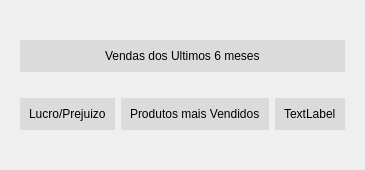
            <widget class="QWidget" name="telarelatorios">
             <property name="styleSheet">
              <string notr="true"/>
             </property>
             <layout class="QVBoxLayout" name="verticalLayout_7">
              <item>
               <widget class="QWidget" name="widget_3" native="true">
                <layout class="QGridLayout" name="gridLayout_2">
                 <item row="4" column="1">
                  <spacer name="verticalSpacer_10">
                   <property name="orientation">
                    <enum>Qt::Orientation::Vertical</enum>
                   </property>
                   <property name="sizeType">
                    <enum>QSizePolicy::Policy::Minimum</enum>
                   </property>
                   <property name="sizeHint" stdset="0">
                    <size>
                     <width>20</width>
                     <height>20</height>
                    </size>
                   </property>
                  </spacer>
                 </item>
                 <item row="0" column="1">
                  <spacer name="verticalSpacer_9">
                   <property name="orientation">
                    <enum>Qt::Orientation::Vertical</enum>
                   </property>
                   <property name="sizeType">
                    <enum>QSizePolicy::Policy::Minimum</enum>
                   </property>
                   <property name="sizeHint" stdset="0">
                    <size>
                     <width>20</width>
                     <height>20</height>
                    </size>
                   </property>
                  </spacer>
                 </item>
                 <item row="3" column="1">
                  <widget class="QFrame" name="layout_relatorios_3">
                   <property name="maximumSize">
                    <size>
                     <width>300</width>
                     <height>300</height>
                    </size>
                   </property>
                   <property name="styleSheet">
                    <string notr="true">background-color: rgb(219, 219, 219);
border-radius: 20px;</string>
                   </property>
                   <property name="frameShape">
                    <enum>QFrame::Shape::StyledPanel</enum>
                   </property>
                   <property name="frameShadow">
                    <enum>QFrame::Shadow::Raised</enum>
                   </property>
                   <layout class="QVBoxLayout" name="verticalLayout_31">
                    <item alignment="Qt::AlignmentFlag::AlignHCenter|Qt::AlignmentFlag::AlignTop">
                     <widget class="QLabel" name="txt_produtos_mais_vendidos">
                      <property name="text">
                       <string>Produtos mais Vendidos</string>
                      </property>
                     </widget>
                    </item>
                   </layout>
                  </widget>
                 </item>
                 <item row="1" column="0" colspan="3">
                  <widget class="QFrame" name="layout_relatorios_1">
                   <property name="styleSheet">
                    <string notr="true">background-color: rgb(219, 219, 219);
border-radius: 20px;</string>
                   </property>
                   <property name="frameShape">
                    <enum>QFrame::Shape::StyledPanel</enum>
                   </property>
                   <property name="frameShadow">
                    <enum>QFrame::Shadow::Raised</enum>
                   </property>
                   <layout class="QVBoxLayout" name="verticalLayout_29">
                    <item alignment="Qt::AlignmentFlag::AlignHCenter|Qt::AlignmentFlag::AlignTop">
                     <widget class="QLabel" name="txt_vendas_ultimos_6_meses">
                      <property name="text">
                       <string>Vendas dos Ultimos 6 meses</string>
                      </property>
                     </widget>
                    </item>
                   </layout>
                  </widget>
                 </item>
                 <item row="3" column="0">
                  <widget class="QFrame" name="layout_relatorios_2">
                   <property name="maximumSize">
                    <size>
                     <width>300</width>
                     <height>300</height>
                    </size>
                   </property>
                   <property name="styleSheet">
                    <string notr="true">background-color: rgb(219, 219, 219);
border-radius: 20px;</string>
                   </property>
                   <property name="frameShape">
                    <enum>QFrame::Shape::StyledPanel</enum>
                   </property>
                   <property name="frameShadow">
                    <enum>QFrame::Shadow::Raised</enum>
                   </property>
                   <layout class="QVBoxLayout" name="verticalLayout_30">
                    <item alignment="Qt::AlignmentFlag::AlignHCenter|Qt::AlignmentFlag::AlignTop">
                     <widget class="QLabel" name="txt_lucro_prejuizo">
                      <property name="text">
                       <string>Lucro/Prejuizo</string>
                      </property>
                     </widget>
                    </item>
                   </layout>
                  </widget>
                 </item>
                 <item row="3" column="2">
                  <widget class="QFrame" name="layout_relatorios_4">
                   <property name="maximumSize">
                    <size>
                     <width>300</width>
                     <height>300</height>
                    </size>
                   </property>
                   <property name="styleSheet">
                    <string notr="true">background-color: rgb(219, 219, 219);
border-radius: 20px;</string>
                   </property>
                   <property name="frameShape">
                    <enum>QFrame::Shape::StyledPanel</enum>
                   </property>
                   <property name="frameShadow">
                    <enum>QFrame::Shadow::Raised</enum>
                   </property>
                   <layout class="QVBoxLayout" name="verticalLayout_32">
                    <item alignment="Qt::AlignmentFlag::AlignHCenter|Qt::AlignmentFlag::AlignTop">
                     <widget class="QLabel" name="label_4">
                      <property name="text">
                       <string>TextLabel</string>
                      </property>
                     </widget>
                    </item>
                   </layout>
                  </widget>
                 </item>
                 <item row="2" column="1">
                  <spacer name="verticalSpacer_11">
                   <property name="orientation">
                    <enum>Qt::Orientation::Vertical</enum>
                   </property>
                   <property name="sizeType">
                    <enum>QSizePolicy::Policy::Minimum</enum>
                   </property>
                   <property name="sizeHint" stdset="0">
                    <size>
                     <width>20</width>
                     <height>20</height>
                    </size>
                   </property>
                  </spacer>
                 </item>
                </layout>
               </widget>
              </item>
             </layout>
            </widget>
